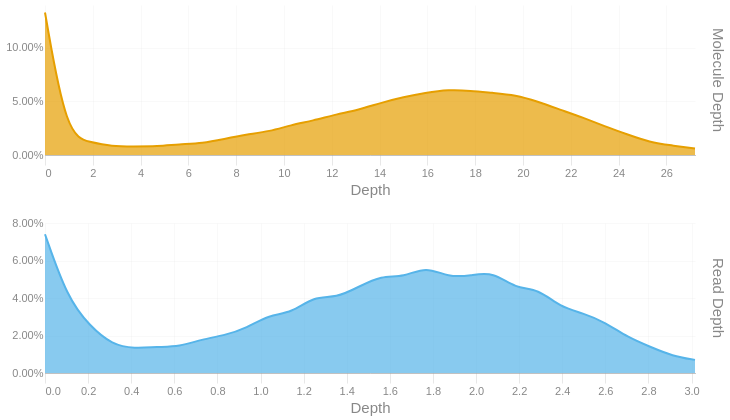

This figure's notebook cell:
### Code cell
readdep = depth_hist(tb['Read Depth'], q99, 3)
readdep = readdep.with_columns(pl.lit('Read Depth').alias('Metric'))
if not SKIPLR:
    moldep = depth_hist(tb['Molecule Depth'], mol_q99, 1)
    moldep = moldep.with_columns(pl.lit('Molecule Depth').alias('Metric'))
    _hist = pl.concat([readdep, moldep])
    _hist = _hist.filter(pl.col('Proportion') != 0)
    with SafeRender(_hist):
        (
            alt.Chart(_hist)        
            .mark_area(interpolate = "basis")
            .encode(
                x=alt.X('Bin:Q').scale(domainMin=0).axis(alt.Axis(title='Depth')),
                y = alt.Y('Proportion:Q', title = None).axis(format = '.2%'),
                color = alt.Color('Metric:N').legend(None),
                row = alt.Row("Metric:N").header(title = None, labelOrient = 'right'),
                tooltip = [
                    alt.Tooltip("Metric:N", title = "Metric"),
                    alt.Tooltip('Interval:N', title = "Depth Interval"),
                    alt.Tooltip('Proportion:Q', title = "% Alignments").format('.2%')
                ]
            )
            .resolve_scale(x='independent', y='independent')
            .properties(
                height = 150, width = 650,
                usermeta={'embedOptions': {'downloadFileName': f'{samplename}.depth.hist'}}
            )
        ).display()
else:
    readdep = readdep.filter(pl.col('Proportion') != 0)
    with SafeRender(readdep):
        (
            alt.Chart(readdep)        
            .mark_area(interpolate = "basis")
            .encode(
                x=alt.X('Bin:Q').scale(domainMin=0).axis(alt.Axis(title='Depth')),
                y = alt.Y('Proportion:Q', title = None).axis(format = '.2%'),
                tooltip = [
                    alt.Tooltip('Interval:N', title = "Depth Interval"),
                    alt.Tooltip('Proportion:Q', title = "% Alignments").format('.2%')
                ]
            )
            .properties(
                usermeta={'embedOptions': {'downloadFileName': f'{samplename}.depth.hist'}}
            )
        ).display()

### Figure 1 — Vega-Lite specification as saved in the notebook (floating-point values rounded to 4 significant figures)
{"width": 650, "height": 150, "config": {"title": {"anchor": "start", "dy": -15, "fontSize": 18, "color": "#888888", "subtitleColor": "#888888", "subtitleFontSize": 14}, "arc": {"fill": "#0072B2"}, "axis": {"domainColor": "#888888", "domainWidth": 0.5, "gridWidth": 0.2, "grid": false, "titleFontWeight": 400, "titleFontSize": 15, "labelFontSize": 11, "labelColor": "#888888", "tickColor": "#888888", "tickWidth": 0.2, "titleColor": "#888888"}, "axisBand": {"grid": false}, "axisX": {"grid": true, "tickSize": 10, "domainCap": "round"}, "axisY": {"domain": false, "grid": true, "tickSize": 0, "domainCap": "round"}, "background": "transparent", "header": {"labelFontSize": 15, "labelColor": "#888888", "titleFontSize": 15, "titleFontWeight": 600, "titleColor": "#888888"}, "legend": {"labelFont": "sans-serif", "labelFontSize": 12, "labelColor": "#888888", "symbolSize": 100, "symbolType": "circle", "titleFontSize": 12, "titlePadding": 10, "titleColor": "#888888", "title": null}, "range": {"category": ["#E69F00", "#56B4E9", "#009E73", "#F0E442", "#0072B2", "#D55E00", "#CC79A7", "#000000"], "diverging": ["#cfe8f3", "#a2d4ec", "#73bfe2", "#46abdb", "#1696d2", "#12719e"]}, "area": {"fill": "#0072B2", "fillOpacity": 0.7, "line": true, "strokeOpacity": 0.7}, "line": {"color": "#0072B2", "stroke": "#0072B2", "strokeWidth": 2}, "trail": {"color": "#0072B2", "stroke": "#0072B2", "strokeWidth": 0, "size": 1}, "point": {"filled": true, "fillOpacity": 1.0, "size": 95}, "text": {"color": "#888888", "fontSize": 11, "align": "right", "fontWeight": 400, "size": 11}, "bar": {"fill": "#0072B2", "stroke": null}, "view": {"stroke": null, "continuousWidth": 660, "continuousHeight": 400}}, "data": {"name": "data-29aca2aebad48b63eecdadde6052db1e"}, "mark": {"type": "area", "interpolate": "basis"}, "encoding": {"color": {"field": "Metric", "legend": null, "type": "nominal"}, "row": {"field": "Metric", "header": {"title": null, "labelOrient": "right"}, "type": "nominal"}, "tooltip": [{"field": "Metric", "title": "Metric", "type": "nominal"}, {"field": "Interval", "title": "Depth Interval", "type": "nominal"}, {"field": "Proportion", "format": ".2%", "title": "% Alignments", "type": "quantitative"}], "x": {"axis": {"title": "Depth"}, "field": "Bin", "scale": {"domainMin": 0}, "type": "quantitative"}, "y": {"axis": {"format": ".2%"}, "field": "Proportion", "title": null, "type": "quantitative"}}, "resolve": {"scale": {"x": "independent", "y": "independent"}}, "usermeta": {"embedOptions": {"downloadFileName": "TF26LRJL0007_50B_H_10484332_23Y22YLT4_L7.depth.hist"}}, "$schema": "https://vega.github.io/schema/vega-lite/v6.4.1.json", "datasets": {"data-29aca2aebad48b63eecdadde6052db1e": [{"Bin": 0.0, "Interval": "0.0-0.104", "Proportion": 0.074, "Metric": "Read Depth"}, {"Bin": 0.104, "Interval": "0.104-0.208", "Proportion": 0.04, "Metric": "Read Depth"}, {"Bin": 0.208, "Interval": "0.208-0.312", "Proportion": 0.025, "Metric": "Read Depth"}, {"Bin": 0.312, "Interval": "0.312-0.416", "Proportion": 0.015, "Metric": "Read Depth"}, {"Bin": 0.416, "Interval": "0.416-0.52", "Proportion": 0.013, "Metric": "Read Depth"}, {"Bin": 0.52, "Interval": "0.52-0.624", "Proportion": 0.014, "Metric": "Read Depth"}, {"Bin": 0.624, "Interval": "0.624-0.728", "Proportion": 0.014, "Metric": "Read Depth"}, {"Bin": 0.728, "Interval": "0.728-0.832", "Proportion": 0.018, "Metric": "Read Depth"}, {"Bin": 0.832, "Interval": "0.832-0.936", "Proportion": 0.02, "Metric": "Read Depth"}, {"Bin": 0.936, "Interval": "0.936-1.04", "Proportion": 0.024, "Metric": "Read Depth"}, {"Bin": 1.04, "Interval": "1.04-1.144", "Proportion": 0.031, "Metric": "Read Depth"}, {"Bin": 1.144, "Interval": "1.144-1.248", "Proportion": 0.032, "Metric": "Read Depth"}, {"Bin": 1.248, "Interval": "1.248-1.352", "Proportion": 0.041, "Metric": "Read Depth"}, {"Bin": 1.352, "Interval": "1.352-1.456", "Proportion": 0.04, "Metric": "Read Depth"}, {"Bin": 1.456, "Interval": "1.456-1.56", "Proportion": 0.046, "Metric": "Read Depth"}, {"Bin": 1.56, "Interval": "1.56-1.664", "Proportion": 0.052, "Metric": "Read Depth"}, {"Bin": 1.664, "Interval": "1.664-1.768", "Proportion": 0.051, "Metric": "Read Depth"}, {"Bin": 1.768, "Interval": "1.768-1.872", "Proportion": 0.057, "Metric": "Read Depth"}, {"Bin": 1.872, "Interval": "1.872-1.976", "Proportion": 0.051, "Metric": "Read Depth"}, {"Bin": 1.976, "Interval": "1.976-2.08", "Proportion": 0.052, "Metric": "Read Depth"}, {"Bin": 2.08, "Interval": "2.08-2.184", "Proportion": 0.054, "Metric": "Read Depth"}, {"Bin": 2.184, "Interval": "2.184-2.288", "Proportion": 0.045, "Metric": "Read Depth"}, {"Bin": 2.288, "Interval": "2.288-2.392", "Proportion": 0.045, "Metric": "Read Depth"}, {"Bin": 2.392, "Interval": "2.392-2.496", "Proportion": 0.035, "Metric": "Read Depth"}, {"Bin": 2.496, "Interval": "2.496-2.6", "Proportion": 0.032, "Metric": "Read Depth"}, {"Bin": 2.6, "Interval": "2.6-2.704", "Proportion": 0.027, "Metric": "Read Depth"}, {"Bin": 2.704, "Interval": "2.704-2.808", "Proportion": 0.019, "Metric": "Read Depth"}, {"Bin": 2.808, "Interval": "2.808-2.912", "Proportion": 0.014, "Metric": "Read Depth"}, {"Bin": 2.912, "Interval": "2.912-3.016", "Proportion": 0.009, "Metric": "Read Depth"}, {"Bin": 3.016, "Interval": "3.016-3.12", "Proportion": 0.007, "Metric": "Read Depth"}, {"Bin": 0.0, "Interval": "0.0-0.9", "Proportion": 0.133, "Metric": "Molecule Depth"}, {"Bin": 0.9, "Interval": "0.9-1.9", "Proportion": 0.018, "Metric": "Molecule Depth"}, {"Bin": 1.9, "Interval": "1.9-2.8", "Proportion": 0.012, "Metric": "Molecule Depth"}, {"Bin": 2.8, "Interval": "2.8-3.7", "Proportion": 0.008, "Metric": "Molecule Depth"}, {"Bin": 3.7, "Interval": "3.7-4.7", "Proportion": 0.008, "Metric": "Molecule Depth"}, {"Bin": 4.7, "Interval": "4.7-5.6", "Proportion": 0.008, "Metric": "Molecule Depth"}, {"Bin": 5.6, "Interval": "5.6-6.6", "Proportion": 0.01, "Metric": "Molecule Depth"}, {"Bin": 6.6, "Interval": "6.6-7.5", "Proportion": 0.011, "Metric": "Molecule Depth"}, {"Bin": 7.5, "Interval": "7.5-8.4", "Proportion": 0.015, "Metric": "Molecule Depth"}, {"Bin": 8.4, "Interval": "8.4-9.4", "Proportion": 0.019, "Metric": "Molecule Depth"}, {"Bin": 9.4, "Interval": "9.4-10.3", "Proportion": 0.022, "Metric": "Molecule Depth"}, {"Bin": 10.3, "Interval": "10.3-11.2", "Proportion": 0.028, "Metric": "Molecule Depth"}, {"Bin": 11.2, "Interval": "11.2-12.2", "Proportion": 0.032, "Metric": "Molecule Depth"}, {"Bin": 12.2, "Interval": "12.2-13.1", "Proportion": 0.038, "Metric": "Molecule Depth"}, {"Bin": 13.1, "Interval": "13.1-14.1", "Proportion": 0.042, "Metric": "Molecule Depth"}, {"Bin": 14.1, "Interval": "14.1-15.0", "Proportion": 0.049, "Metric": "Molecule Depth"}, {"Bin": 15.0, "Interval": "15.0-15.9", "Proportion": 0.054, "Metric": "Molecule Depth"}, {"Bin": 15.9, "Interval": "15.9-16.9", "Proportion": 0.058, "Metric": "Molecule Depth"}, {"Bin": 16.9, "Interval": "16.9-17.8", "Proportion": 0.061, "Metric": "Molecule Depth"}, {"Bin": 17.8, "Interval": "17.8-18.7", "Proportion": 0.06, "Metric": "Molecule Depth"}, {"Bin": 18.7, "Interval": "18.7-19.7", "Proportion": 0.058, "Metric": "Molecule Depth"}, {"Bin": 19.7, "Interval": "19.7-20.6", "Proportion": 0.056, "Metric": "Molecule Depth"}, {"Bin": 20.6, "Interval": "20.6-21.6", "Proportion": 0.05, "Metric": "Molecule Depth"}, {"Bin": 21.6, "Interval": "21.6-22.5", "Proportion": 0.042, "Metric": "Molecule Depth"}, {"Bin": 22.5, "Interval": "22.5-23.4", "Proportion": 0.035, "Metric": "Molecule Depth"}, {"Bin": 23.4, "Interval": "23.4-24.4", "Proportion": 0.027, "Metric": "Molecule Depth"}, {"Bin": 24.4, "Interval": "24.4-25.3", "Proportion": 0.019, "Metric": "Molecule Depth"}, {"Bin": 25.3, "Interval": "25.3-26.2", "Proportion": 0.012, "Metric": "Molecule Depth"}, {"Bin": 26.2, "Interval": "26.2-27.2", "Proportion": 0.009, "Metric": "Molecule Depth"}, {"Bin": 27.2, "Interval": "27.2-28.11", "Proportion": 0.006, "Metric": "Molecule Depth"}]}}
